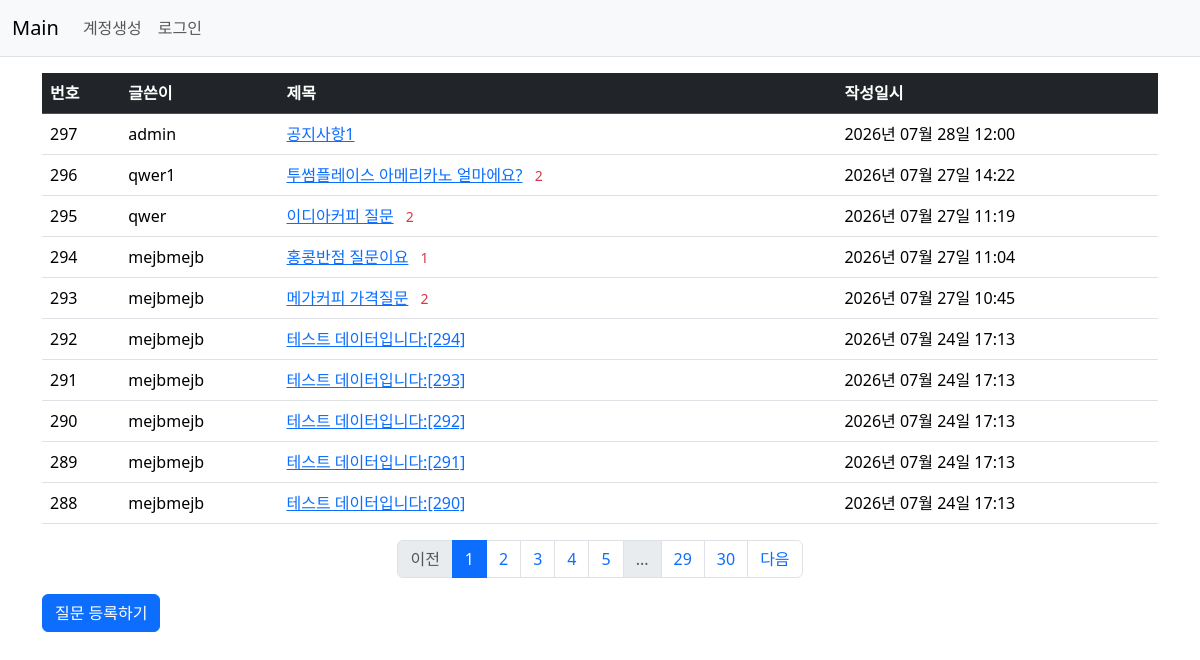
Page /question/list/ on the committed database.
### pybo/models.py (models this page shows, shortened)
class Question(db.Model):
    id = db.Column(db.Integer, primary_key=True)
    subject = db.Column(db.String(max_string), nullable=False) # 200자까지 문자열 제한이 있으며 null을 허용하지 않겠다.
    content = db.Column(db.Text(), nullable=False)
    create_date = db.Column(db.DateTime(), nullable=False) # DateTime을 받아오며 null을 허용하지 않겠다
    user_id = db.Column(db.Integer, db.ForeignKey('user.id', ondelete='CASCADE'), nullable=False)
    user = db.relationship('User', backref=db.backref('question_set'))

class User(db.Model):
    id = db.Column(db.Integer, primary_key=True)
    username = db.Column(db.String(150), unique=True, nullable=False) # unique = True 중복 막겠다
    password = db.Column(db.String(max_string), nullable=False)
    email = db.Column(db.String(120), unique=True, nullable=False)

### pybo/views/question_views.py (the view)
@bp.route('/list/')
def _list(): # URL '/question/list/'로 접근했을 때 실행될 라우트 함수를 정의
    page = request.args.get('page', type=int, default=1)
    question_list = Question.query.order_by(Question.create_date.desc()).paginate(page=page, per_page=per_page_num)
    return render_template('question/question_list.html', question_list=question_list)

### pybo/filter.py (called while the page is built)
def format_datetime(value, fmt='%Y년 %m월 %d일 %H:%M'):
    return value.strftime(fmt)

### pybo/views/auth_views.py (called while the page is built)
@bp.before_app_request
def load_logged_in_user():
    user_id = session.get('user_id')
    if user_id is None:
        g.user = None
    else:
        g.user = User.query.get(user_id)

### pybo/templates/question/question_list.html
{% extends 'base.html' %}
{% block content %}
<div class="container my-3">
    <table class="table">
        <thead>
        <tr class="table-dark">
            <th>번호</th>
            <th>글쓴이</th>
            <th style="width:50%">제목</th>
            <th>작성일시</th>
        </tr>
        </thead>
        <tbody>
        {% if question_list %}
        {% for question in question_list.items %}
        <tr>
            <td>
                {{ question_list.total - ((question_list.page - 1) * question_list.per_page) - loop.index0 }}
            </td>
            <td>
                {{question.user.username}}
            </td>
            <td>
                <a href="{{ url_for('question.detail', question_id=question.id) }}">{{ question.subject }}</a>
                {% if question.answer_set|length > 0 %}
                <span class="text-danger small ms-2">{{ question.answer_set|length }}</span>
                {% endif %}
            </td>
            <td>
                {{ question.create_date|datetime }}
            </td>
        </tr>
        {% endfor %}
        {% else %}
        <tr>
            <td colspan="3">질문이 없습니다.</td>
        </tr>
        {% endif %}
        </tbody>
    </table>
    <ul class="pagination justify-content-center">
        {% if question_list.has_prev %}
        <li class="page-item">
            <a class="page-link" href="?page={{ question_list.prev_num }}">이전</a>
        </li>
        {% else %}
        <li class="page-item disabled">
            <a class="page-link" tabindex="-1" aria-disabled="true" href="#">이전</a>
        </li>
        {% endif %}
        {% for page_num in question_list.iter_pages() %}
            {% if page_num %}
                {% if page_num != question_list.page %}
                <li class="page-item">
                    <a class="page-link" href="?page={{ page_num }}">{{ page_num }}</a>
                </li>
                {% else %}
                <li class="page-item active" aria-current="page">
                    <a class="page-link" href="#">{{ page_num }}</a>
                </li>
                {% endif %}
            {% else %}
                <li class="page-item disabled">
                    <a class="page-link" href="#">...</a>
                </li>
            {% endif %}
        {% endfor %}
        {% if question_list.has_next %}
        <li class="page-item">
            <a class="page-link" href="?page={{ question_list.next_num }}">다음</a>
        </li>
        {% else %}
        <li class="page-item disabled">
            <a class="page-link" tabindex="-1" aria-disabled="true" href="#">다음</a>
        </li>
        {% endif %}
    </ul>
    <a href="{{ url_for('question.create') }}" class="btn btn-primary">질문 등록하기</a>
</div>
{% endblock %}

### rows in the picture
Question: total "297", user.username "admin", subject "공지사항1", create_date "2026년 07월 28일 12:00"
Question: total "296", user.username "qwer1", subject "투썸플레이스 아메리카노 얼마에요?", answer_set|length "2", create_date "2026년 07월 27일 14:22"
Question: total "295", user.username "qwer", subject "이디아커피 질문", answer_set|length "2", create_date "2026년 07월 27일 11:19"
Question: total "294", user.username "mejbmejb", subject "홍콩반점 질문이요", answer_set|length "1", create_date "2026년 07월 27일 11:04"
Question: total "293", user.username "mejbmejb", subject "메가커피 가격질문", answer_set|length "2", create_date "2026년 07월 27일 10:45"
Question: total "292", user.username "mejbmejb", subject "테스트 데이터입니다:[294]", create_date "2026년 07월 24일 17:13"
Question: total "291", user.username "mejbmejb", subject "테스트 데이터입니다:[293]", create_date "2026년 07월 24일 17:13"
Question: total "290", user.username "mejbmejb", subject "테스트 데이터입니다:[292]", create_date "2026년 07월 24일 17:13"
Question: total "289", user.username "mejbmejb", subject "테스트 데이터입니다:[291]", create_date "2026년 07월 24일 17:13"
Question: total "288", user.username "mejbmejb", subject "테스트 데이터입니다:[290]", create_date "2026년 07월 24일 17:13"

### other values in the picture
{{ page_num }} "1"
{{ page_num }} "2" "3" "4" "5" "29" "30"
